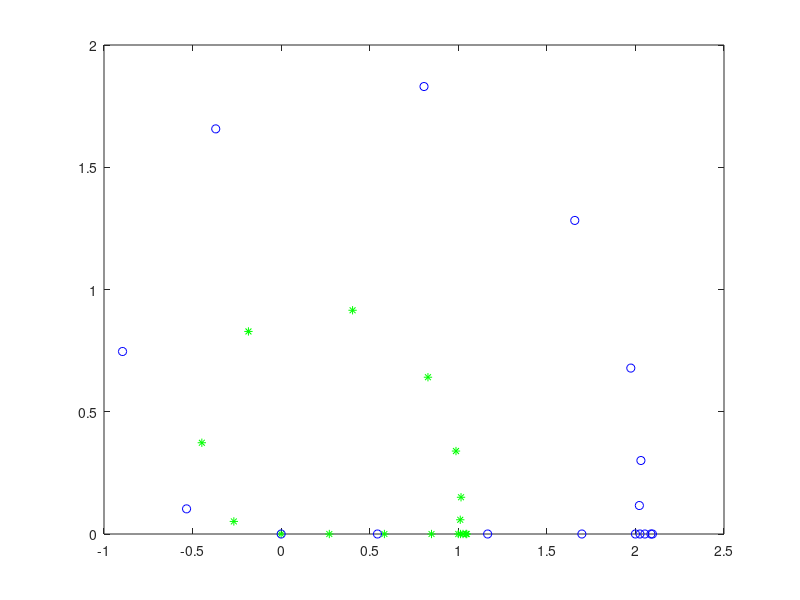

The MATLAB source for this figure:
clcclearz = eig(randn(20));figureplot(z,'o')x = -2:0.25:2;z1 = x.^exp(-x.^2);z2 = 2*x.^exp(-x.^2);real_z1 = real(z1);imag_z1 = imag(z1);real_z2 = real(z2);imag_z2 = imag(z2);plot(real_z1,imag_z1,'g*',real_z2,imag_z2,'bo')